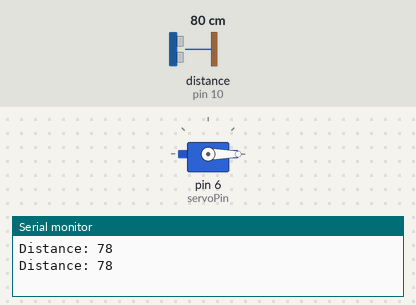
This sketch was run on a simulated Arduino Uno, built with avr-gcc and run on an emulated ATmega328P. Shown: servo, the last lines printed to the serial monitor. Wiring (inferred from the names in the program): ultrasonic range finder: trigger pin 9; echo pin 10. The test bench sets the inputs (shaded band); at power-on: distance to the obstacle (sensor on pin 10) 80 cm. The echo pulse lasts 58.3 µs per cm.

Above: at 1.8 s.
1.9 s: distance to the obstacle (sensor on pin 10) set to 22 cm
3.4 s: distance to the obstacle (sensor on pin 10) set to 19 cm
At 5.5 s:
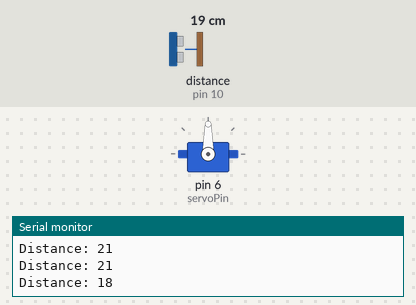
Timing chart, 0 to 11.5 s (numbered marks = the images above; inputs shaded):
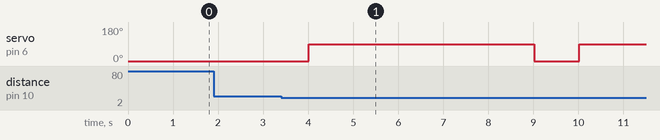

Measured:
- the behaviour switches between 21 and 20 cm on distance to the obstacle (sensor on pin 10) (found by bisection; images 0 and 1)
- after the input at 3.4 s, servo on pin 6 (servoPin): 0° → 90° after 0.62 s, → 0° 5.0 s later, → 90° 1.0 s later

The sketch:

automatic_dustbin.ino
```cpp
int trigPin = 9;
int echoPin = 10;
int servoPin = 6;

long duration;
int distance;

#include <Servo.h>
Servo myservo;  // create servo object to control a servo

void setup() {
  Serial.begin(9600); // Initialize serial communication
  pinMode(trigPin, OUTPUT);
  pinMode(echoPin, INPUT);
  myservo.attach(servoPin);  // attaches the servo on pin 6 to the servo object
  myservo.write(0);  // Initialize servo position to closed
}

void loop() {
  // Trigger ultrasonic sensor to get distance
  digitalWrite(trigPin, LOW);
  delayMicroseconds(2);
  digitalWrite(trigPin, HIGH);
  delayMicroseconds(10);
  digitalWrite(trigPin, LOW);
  delayMicroseconds(2);  // Allow pulse to settle

  duration = pulseIn(echoPin, HIGH); // Measure the time it takes for the pulse to go high

  // Calculate distance in centimeters
  distance = duration * 0.034 / 2;

  Serial.print("Distance: ");
  Serial.println(distance);

  // Check if the distance is less than a threshold (adjust as needed)
  if (distance < 20) {
    // Open the servo motor to simulate the dustbin opening
    myservo.write(90); // 90 degrees corresponds to the open position
    delay(5000);       // Adjust the delay as needed for your servo to complete the movement

    // Close the servo motor to simulate the dustbin closing
    myservo.write(0);  // 0 degrees corresponds to the closed position
  }

  delay(1000); // Adjust the delay between distance measurements
}
```
